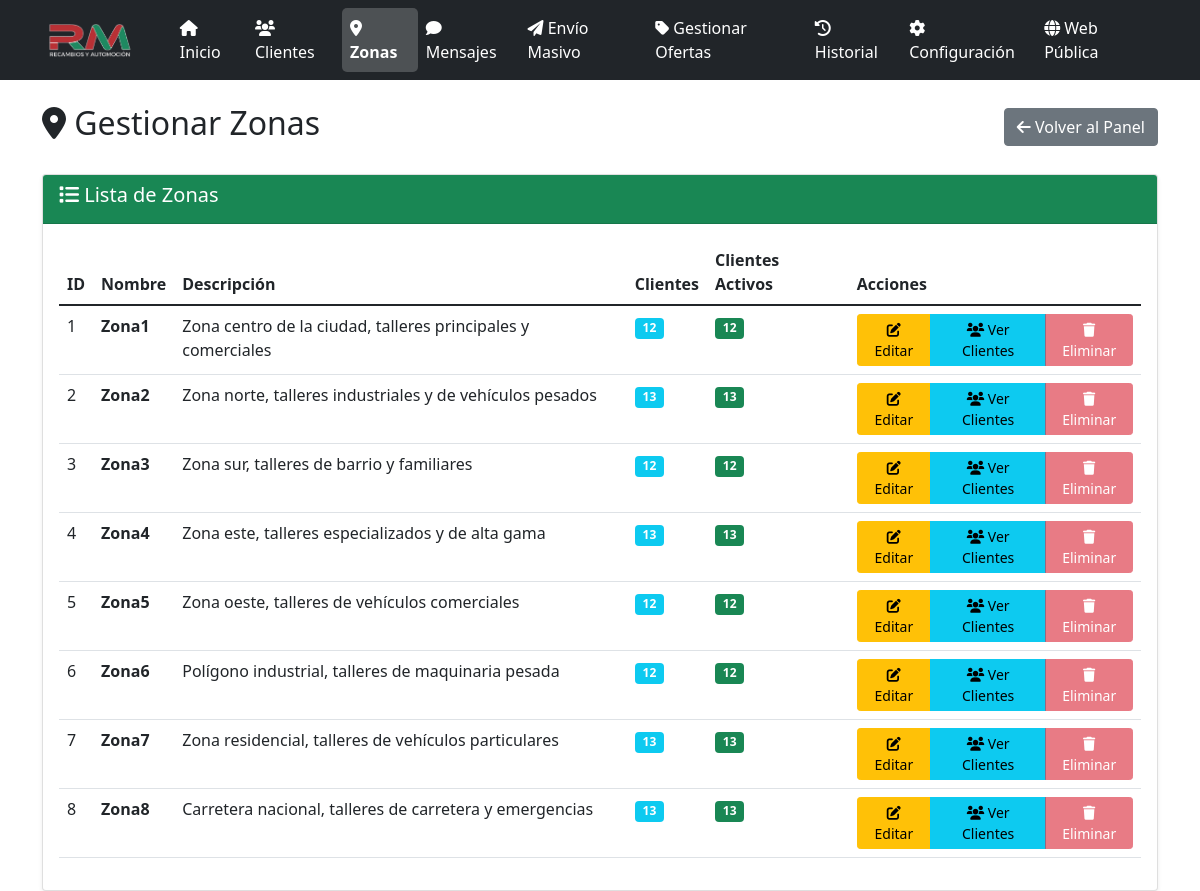
The app's page /zonas, older data.
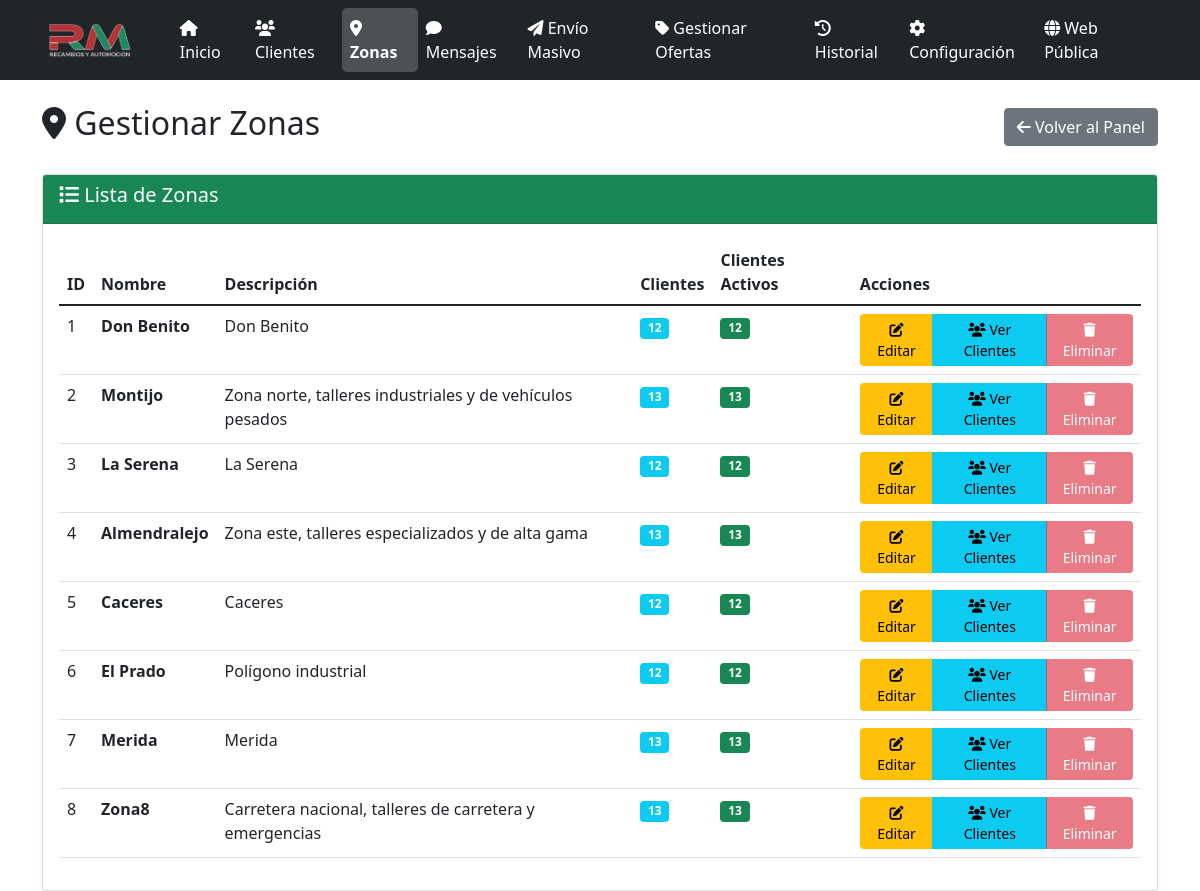
The same page, newer data.
### models.py (models this page shows, shortened)
class Zona(db.Model):
    id = db.Column(db.Integer, primary_key=True)
    nombre = db.Column(db.String(100), nullable=False)
    descripcion = db.Column(db.Text)
    created_at = db.Column(db.DateTime, default=datetime.utcnow)
    clientes = db.relationship('Cliente', backref='zona', lazy=True)

### app.py (the view)
@app.route('/zonas')
def zonas():
    zonas = Zona.query.all()
    return render_template('zonas.html', zonas=zonas)

### app.py (called while the page is built, shortened)
@app.before_request
def _asegurar_scheduler():
    global _scheduler_iniciado

@app.before_request
def before_request():
    global _sistema_inicializado
    if not _sistema_inicializado and not app.config['DEBUG']:
        inicializar_sistema()

### templates/zonas.html (shortened to what this page needs)
{% extends "base.html" %}
{% block content %}
<div class="row">
    <div class="col-12">
        <div class="d-flex justify-content-between align-items-center mb-4">
            <h2><i class="fas fa-map-marker-alt"></i> Gestionar Zonas</h2>
            <a href="{{ url_for('panel') }}" class="btn btn-secondary">
                <i class="fas fa-arrow-left"></i> Volver al Panel
            </a>
        </div>
    </div>
</div>
<div class="row">
    <div class="col-12">
        <div class="card">
            <div class="card-header bg-success text-white">
                <h5><i class="fas fa-list"></i> Lista de Zonas</h5>
            </div>
            <div class="card-body">
                {% if zonas %}
                <div class="table-responsive">
                    <table class="table table-hover">
                        <thead>
                            <tr>
                                <th>ID</th>
                                <th>Nombre</th>
                                <th>Descripción</th>
                                <th>Clientes</th>
                                <th>Clientes Activos</th>
                                <th>Acciones</th>
                            </tr>
                        </thead>
                        <tbody>
                            {% for zona in zonas %}
                            <tr>
                                <td>{{ zona.id }}</td>
                                <td><strong>{{ zona.nombre }}</strong></td>
                                <td>{{ zona.descripcion or 'Sin descripción' }}</td>
                                <td>
                                    <span class="badge bg-info">{{ zona.clientes|length }}</span>
                                </td>
                                <td>
                                    <span class="badge bg-success">
                                        {{ zona.clientes|selectattr('activo')|list|length }}
                                    </span>
                                </td>
                                <td>
                                    <div class="btn-group" role="group">
                                        <a href="{{ url_for('editar_zona', zona_id=zona.id) }}"
                                           class="btn btn-warning btn-sm">
                                            <i class="fas fa-edit"></i> Editar
                                        </a>
                                        <a href="{{ url_for('clientes', zona_id=zona.id) }}"
                                           class="btn btn-info btn-sm">
                                            <i class="fas fa-users"></i> Ver Clientes
                                        </a>
                                        {% if zona.clientes|selectattr('activo')|list|length == 0 %}
                                        <button type="button" class="btn btn-danger btn-sm"
                                                onclick="confirmarEliminacion({{ zona.id }}, '{{ zona.nombre }}')">
                                            <i class="fas fa-trash"></i> Eliminar
                                        </button>
                                        {% else %}
                                        <button type="button" class="btn btn-danger btn-sm" disabled
                                                title="No se puede eliminar porque tiene clientes activos">
                                            <i class="fas fa-trash"></i> Eliminar
                                        </button>
                                        {% endif %}
                                    </div>
                                </td>
                            </tr>
                            {% endfor %}
                        </tbody>
                    </table>
                </div>
                {% else %}
                <div class="text-center py-4">
                    <i class="fas fa-map-marker-alt fa-3x text-muted mb-3"></i>
                    <h5 class="text-muted">No hay zonas registradas</h5>
                    <p class="text-muted">Las zonas se crean automáticamente al inicializar el sistema</p>
                </div>
                {% endif %}
            </div>
        </div>
    </div>
</div>
{% endblock %}

### templates/base.html (shortened to what this page needs)
<!DOCTYPE html>
<html lang="es">
<head>
    <link href="https://cdn.jsdelivr.net/npm/bootstrap@5.1.3/dist/css/bootstrap.min.css" rel="stylesheet">
    <link href="https://cdnjs.cloudflare.com/ajax/libs/font-awesome/6.0.0/css/all.min.css" rel="stylesheet">
</head>
<body>
    <nav class="navbar navbar-expand-lg navbar-dark bg-dark">
        <div class="container">
            <a class="navbar-brand d-flex align-items-center" href="{{ url_for('panel') }}">
                <img src="{{ url_for('static', filename='logo_rm.png') }}" alt="Recambios RM" style="height: 35px; margin-right: 10px;">
            </a>
            <div class="collapse navbar-collapse" id="navbarNav">
                <ul class="navbar-nav me-auto">
                    <li class="nav-item">
                        <a class="nav-link {% if request.endpoint == 'panel' %}active{% endif %}" href="{{ url_for('panel') }}">
                            <i class="fas fa-home"></i> Inicio
                        </a>
                    </li>
                    <li class="nav-item">
                        <a class="nav-link {% if request.endpoint == 'clientes' %}active{% endif %}" href="{{ url_for('clientes') }}">
                            <i class="fas fa-users"></i> Clientes
                        </a>
                    </li>
                    <li class="nav-item">
                        <a class="nav-link {% if request.endpoint == 'zonas' %}active{% endif %}" href="{{ url_for('zonas') }}">
                            <i class="fas fa-map-marker-alt"></i> Zonas
                        </a>
                    </li>
                    <li class="nav-item">
                        <a class="nav-link {% if request.endpoint == 'mensajes' %}active{% endif %}" href="{{ url_for('mensajes') }}">
                            <i class="fas fa-comment"></i> Mensajes
                        </a>
                    </li>
                    <li class="nav-item">
                        <a class="nav-link {% if request.endpoint == 'enviar_masivo' %}active{% endif %}" href="{{ url_for('enviar_masivo') }}">
                            <i class="fas fa-paper-plane"></i> Envío Masivo
                        </a>
                    </li>
                    <li class="nav-item">
                        <a class="nav-link {% if request.endpoint == 'ofertas' %}active{% endif %}" href="{{ url_for('ofertas') }}">
                            <i class="fas fa-tag"></i> Gestionar Ofertas
                        </a>
                    </li>
                    <li class="nav-item">
                        <a class="nav-link {% if request.endpoint == 'historial' %}active{% endif %}" href="{{ url_for('historial') }}">
                            <i class="fas fa-history"></i> Historial
                        </a>
                    </li>
                    <li class="nav-item">
                        <a class="nav-link {% if request.endpoint == 'configuracion' %}active{% endif %}" href="{{ url_for('configuracion') }}">
                            <i class="fas fa-cog"></i> Configuración
                        </a>
                    </li>
                </ul>
                <ul class="navbar-nav">
                    <li class="nav-item">
                        <a class="nav-link" href="{{ url_for('index') }}" target="_blank">
                            <i class="fas fa-globe"></i> Web Pública
                        </a>
                    </li>
                </ul>
            </div>
        </div>
    </nav>
    <div class="container mt-4">
        {% block content %}{% endblock %}
    </div>
</body>
</html>

### templates/base.html (style rules this page uses)
.navbar-brand { font-weight: bold; }
.navbar-brand img { transition: transform 0.3s ease; }
.card { box-shadow: 0 0.125rem 0.25rem rgba(0, 0, 0, 0.075); border: 1px solid rgba(0, 0, 0, 0.125); }
.navbar-dark .navbar-nav .nav-link { color: #ffffff !important; font-weight: 500; transition: all 0.3s ease; }
.navbar-dark .navbar-nav .nav-link.active { color: #ffffff !important; background-color: rgba(255, 255, 255, 0.2); border-radius: 5px; font-weight: 600; }
.navbar-dark .navbar-brand { color: #ffffff !important; }

Row changes from the older to the newer data that the page shows:
changed Zona id 1: nombre "Zona1" → "Don Benito"; descripcion "Zona centro de la ciudad, talleres principales y comerciales" → "Don Benito"
changed Zona "Zona norte, talleres industriales y de vehículos pesados": nombre "Zona2" → "Montijo"
changed Zona id 3: nombre "Zona3" → "La Serena"; descripcion "Zona sur, talleres de barrio y familiares" → "La Serena"
changed Zona "Zona este, talleres especializados y de alta gama": nombre "Zona4" → "Almendralejo"
changed Zona id 5: nombre "Zona5" → "Caceres"; descripcion "Zona oeste, talleres de vehículos comerciales" → "Caceres"
changed Zona id 6: nombre "Zona6" → "El Prado"; descripcion "Polígono industrial, talleres de maquinaria pesada" → "Polígono industrial"
changed Zona id 7: nombre "Zona7" → "Merida"; descripcion "Zona residencial, talleres de vehículos particulares" → "Merida"
